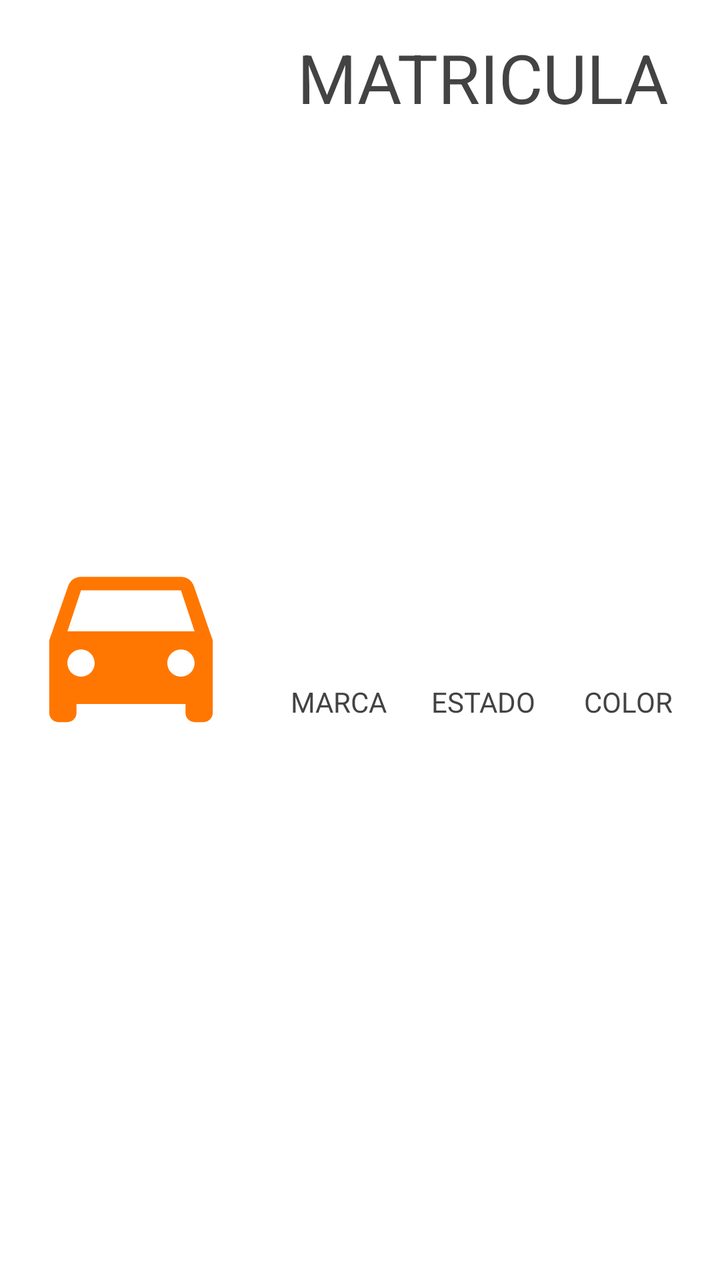
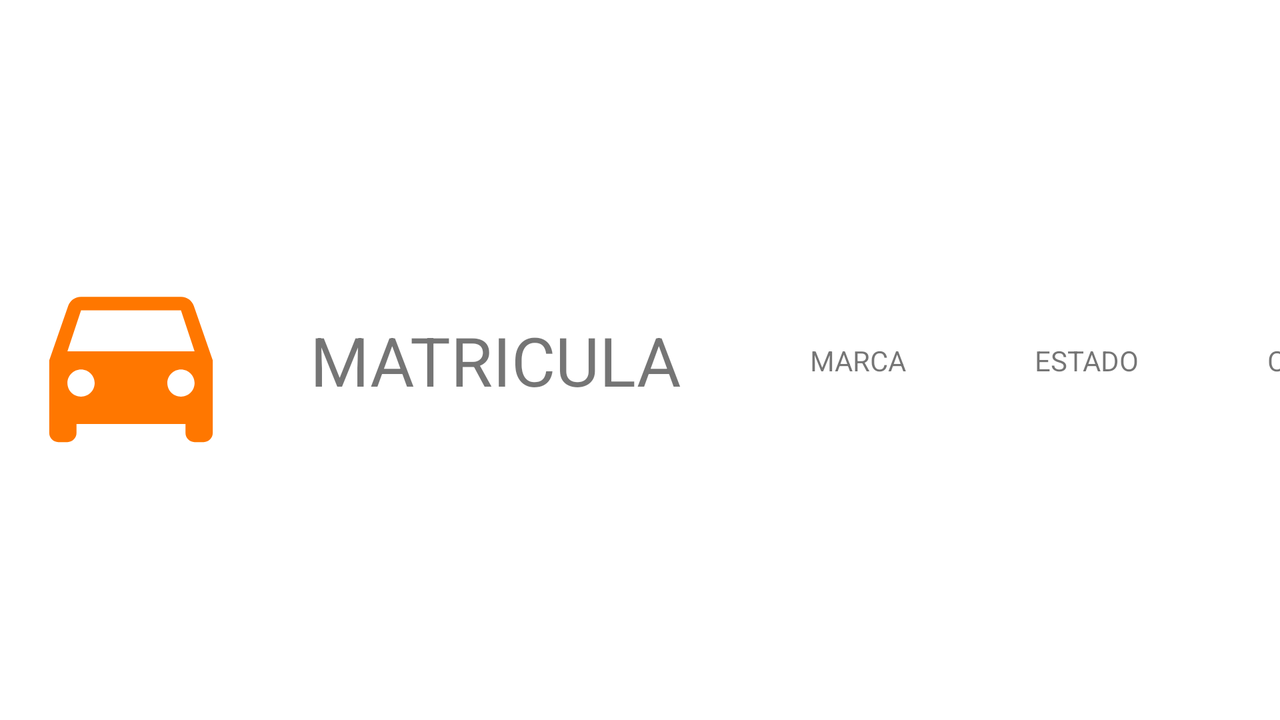

The same Android screen from two of the app's own layout files: first res/layout/ as a phone draws it, then the author's variant for another configuration, drawn on a device whose configuration selects that folder. Both files follow.
<!-- AndroidManifest.xml: application theme Theme.TaserFan -->
<!-- res/layout/simple_view.xml -->
<?xml version="1.0" encoding="utf-8"?>
<androidx.constraintlayout.widget.ConstraintLayout xmlns:android="http://schemas.android.com/apk/res/android"
    xmlns:app="http://schemas.android.com/apk/res-auto"
    xmlns:tools="http://schemas.android.com/tools"
    android:layout_width="match_parent"
    android:layout_height="wrap_content">

    <ImageView
        android:id="@+id/img"
        android:layout_width="115dp"
        android:layout_height="109dp"
        android:layout_marginStart="8dp"
        android:layout_marginTop="8dp"
        android:layout_marginBottom="8dp"
        app:layout_constraintBottom_toBottomOf="parent"
        app:layout_constraintStart_toStartOf="parent"
        app:layout_constraintTop_toTopOf="parent"
        app:srcCompat="@drawable/ic_baseline_directions_car_24" />

    <TextView
        android:id="@+id/matricula"
        android:layout_width="wrap_content"
        android:layout_height="wrap_content"
        android:layout_marginTop="16dp"
        android:text="MATRICULA"
        android:textColor="@color/titulo"
        android:textSize="34sp"
        app:layout_constraintEnd_toEndOf="parent"
        app:layout_constraintStart_toEndOf="@+id/img"
        app:layout_constraintTop_toTopOf="parent" />

    <TextView
        android:id="@+id/marca"
        android:layout_width="wrap_content"
        android:layout_height="wrap_content"
        android:text="MARCA"
        android:textColor="@color/titulo"
        app:layout_constraintBottom_toBottomOf="@+id/estado"
        app:layout_constraintEnd_toStartOf="@+id/estado"
        app:layout_constraintStart_toEndOf="@+id/img"
        app:layout_constraintTop_toTopOf="@+id/estado" />

    <TextView
        android:id="@+id/estado"
        android:layout_width="wrap_content"
        android:layout_height="wrap_content"
        android:text="ESTADO"
        android:textColor="@color/titulo"
        app:layout_constraintBottom_toBottomOf="parent"
        app:layout_constraintEnd_toEndOf="@+id/matricula"
        app:layout_constraintStart_toStartOf="@+id/matricula"
        app:layout_constraintTop_toBottomOf="@+id/matricula" />

    <TextView
        android:id="@+id/color"
        android:layout_width="wrap_content"
        android:layout_height="wrap_content"
        android:text="COLOR"
        android:textColor="@color/titulo"
        app:layout_constraintBottom_toBottomOf="@+id/estado"
        app:layout_constraintEnd_toEndOf="parent"
        app:layout_constraintStart_toEndOf="@+id/estado"
        app:layout_constraintTop_toTopOf="@+id/estado" />
</androidx.constraintlayout.widget.ConstraintLayout>
<!-- resources referenced by this layout -->
<resources>
  <color name="titulo">#434343</color>
  <!-- drawable ic_baseline_directions_car_24 (drawable) -->
  <vector android:height="24dp" android:tint="#FF7700"
      android:viewportHeight="24" android:viewportWidth="24"
      android:width="24dp" xmlns:android="http://schemas.android.com/apk/res/android">
      <path android:fillColor="@android:color/white" android:pathData="M18.92,6.01C18.72,5.42 18.16,5 17.5,5h-11c-0.66,0 -1.21,0.42 -1.42,1.01L3,12v8c0,0.55 0.45,1 1,1h1c0.55,0 1,-0.45 1,-1v-1h12v1c0,0.55 0.45,1 1,1h1c0.55,0 1,-0.45 1,-1v-8l-2.08,-5.99zM6.5,16c-0.83,0 -1.5,-0.67 -1.5,-1.5S5.67,13 6.5,13s1.5,0.67 1.5,1.5S7.33,16 6.5,16zM17.5,16c-0.83,0 -1.5,-0.67 -1.5,-1.5s0.67,-1.5 1.5,-1.5 1.5,0.67 1.5,1.5 -0.67,1.5 -1.5,1.5zM5,11l1.5,-4.5h11L19,11L5,11z"/>
  </vector>
  <style name="Theme.TaserFan" parent="Theme.MaterialComponents.DayNight.DarkActionBar">
          
          <item name="colorPrimary">@color/purple_500</item>
          <item name="colorPrimaryVariant">@color/purple_700</item>
          <item name="colorOnPrimary">@color/white</item>
          
          <item name="colorSecondary">@color/teal_200</item>
          <item name="colorSecondaryVariant">@color/teal_700</item>
          <item name="colorOnSecondary">@color/black</item>
          
          <item name="android:statusBarColor" tools:targetApi="l">?attr/colorPrimaryVariant</item>
          
      </style>
  <color name="purple_500">#FF6200EE</color>
  <color name="purple_700">#FF3700B3</color>
  <color name="white">#FFFFFFFF</color>
  <color name="teal_200">#FF03DAC5</color>
  <color name="teal_700">#FF018786</color>
  <color name="black">#FF000000</color>
</resources>
<!-- res/layout-land/simple_view.xml (the author's variant of the layout above) -->
<!-- drawn on the phone turned sideways -->
<?xml version="1.0" encoding="utf-8"?>
<androidx.constraintlayout.widget.ConstraintLayout xmlns:android="http://schemas.android.com/apk/res/android"
    xmlns:app="http://schemas.android.com/apk/res-auto"
    xmlns:tools="http://schemas.android.com/tools"
    android:layout_width="match_parent"
    android:layout_height="wrap_content">
    <ImageView
        android:id="@+id/img2"
        android:layout_width="115dp"
        android:layout_height="109dp"
        android:layout_marginStart="8dp"
        android:layout_marginTop="8dp"
        android:layout_marginBottom="8dp"
        app:layout_constraintBottom_toBottomOf="parent"
        app:layout_constraintStart_toStartOf="parent"
        app:layout_constraintTop_toTopOf="parent"
        app:srcCompat="@drawable/ic_baseline_directions_car_24" />

    <TextView
        android:id="@+id/matricula2"
        android:layout_width="wrap_content"
        android:layout_height="wrap_content"
        android:layout_marginStart="32dp"
        android:text="MATRICULA"
        android:textSize="34sp"
        app:layout_constraintBottom_toBottomOf="parent"
        app:layout_constraintStart_toEndOf="@+id/img2"
        app:layout_constraintTop_toTopOf="parent" />

    <TextView
        android:id="@+id/marca2"
        android:layout_width="wrap_content"
        android:layout_height="wrap_content"
        android:layout_marginStart="64dp"
        android:text="MARCA"
        app:layout_constraintBottom_toBottomOf="parent"
        app:layout_constraintStart_toEndOf="@+id/matricula2"
        app:layout_constraintTop_toTopOf="parent" />

    <TextView
        android:id="@+id/estado2"
        android:layout_width="wrap_content"
        android:layout_height="wrap_content"
        android:layout_marginStart="64dp"
        android:text="ESTADO"
        app:layout_constraintBottom_toBottomOf="parent"
        app:layout_constraintStart_toEndOf="@+id/marca2"
        app:layout_constraintTop_toTopOf="parent" />

    <TextView
        android:id="@+id/color2"
        android:layout_width="wrap_content"
        android:layout_height="wrap_content"
        android:layout_marginStart="64dp"
        android:text="COLOR"
        app:layout_constraintBottom_toBottomOf="@+id/estado2"
        app:layout_constraintStart_toEndOf="@+id/estado2"
        app:layout_constraintTop_toTopOf="@+id/estado2" />

</androidx.constraintlayout.widget.ConstraintLayout>
<!-- resources referenced by the variant -->
<!-- as the phone turned sideways resolves them -->
<resources>
  <!-- drawable ic_baseline_directions_car_24 (drawable) -->
  <vector android:height="24dp" android:tint="#FF7700"
      android:viewportHeight="24" android:viewportWidth="24"
      android:width="24dp" xmlns:android="http://schemas.android.com/apk/res/android">
      <path android:fillColor="@android:color/white" android:pathData="M18.92,6.01C18.72,5.42 18.16,5 17.5,5h-11c-0.66,0 -1.21,0.42 -1.42,1.01L3,12v8c0,0.55 0.45,1 1,1h1c0.55,0 1,-0.45 1,-1v-1h12v1c0,0.55 0.45,1 1,1h1c0.55,0 1,-0.45 1,-1v-8l-2.08,-5.99zM6.5,16c-0.83,0 -1.5,-0.67 -1.5,-1.5S5.67,13 6.5,13s1.5,0.67 1.5,1.5S7.33,16 6.5,16zM17.5,16c-0.83,0 -1.5,-0.67 -1.5,-1.5s0.67,-1.5 1.5,-1.5 1.5,0.67 1.5,1.5 -0.67,1.5 -1.5,1.5zM5,11l1.5,-4.5h11L19,11L5,11z"/>
  </vector>
  <style name="Theme.TaserFan" parent="Theme.MaterialComponents.DayNight.DarkActionBar">
          
          <item name="colorPrimary">@color/purple_500</item>
          <item name="colorPrimaryVariant">@color/purple_700</item>
          <item name="colorOnPrimary">@color/white</item>
          
          <item name="colorSecondary">@color/teal_200</item>
          <item name="colorSecondaryVariant">@color/teal_700</item>
          <item name="colorOnSecondary">@color/black</item>
          
          <item name="android:statusBarColor" tools:targetApi="l">?attr/colorPrimaryVariant</item>
          
      </style>
  <color name="purple_500">#FF6200EE</color>
  <color name="purple_700">#FF3700B3</color>
  <color name="white">#FFFFFFFF</color>
  <color name="teal_200">#FF03DAC5</color>
  <color name="teal_700">#FF018786</color>
  <color name="black">#FF000000</color>
</resources>
